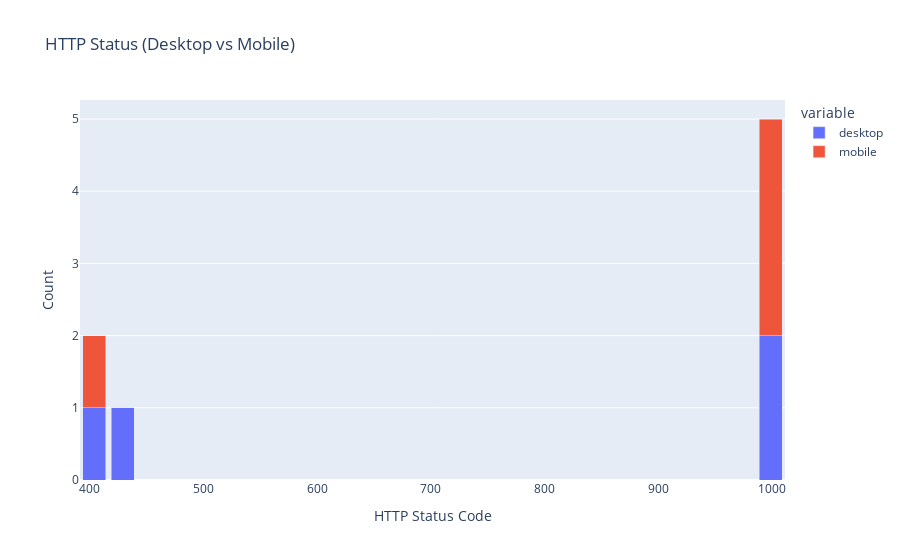

Source (notebook cell):
### Code cell
# Filter out success and redirection status codes
filtered_desktop_status = df_metrics[df_metrics['desktop_http_status'].apply(lambda x: x>=400)]['desktop_http_status']
filtered_mobile_status = df_metrics[df_metrics['mobile_http_status'].apply(lambda x: x>=400)]['mobile_http_status']

# Count the occurrences of each status code
desktop_status_counts = filtered_desktop_status.value_counts().reset_index()
mobile_status_counts = filtered_mobile_status.value_counts().reset_index()

# Merge both counts
merged_counts = pd.merge(desktop_status_counts, mobile_status_counts, how='outer', on='index').fillna(0)
merged_counts.columns = ['http_status', 'desktop', 'mobile']

# Add URL to the data frame
merged_counts['url'] = df_metrics['url']

# Create a stacked bar chart with hover data
fig2 = px.bar(merged_counts, x="http_status", y=["desktop", "mobile"], 
               title='HTTP Status (Desktop vs Mobile)', 
               labels={'http_status':'HTTP Status Code', 'value':'Count'}, 
               hover_data={'url':True},
               barmode='stack')

fig2.write_html("../../fam-report-site/public/Web-Analytics/http_status.html")
fig2.show()

### Figure 1 — Plotly figure (JSON) as saved in the notebook; plotly's stock layout.template omitted (floating-point values rounded to 4 significant figures)
{"data": [{"alignmentgroup": "True", "customdata": [["https://famapp.in/"], ["https://famcard.me/"], ["https://fampay.in/"]], "hovertemplate": "variable=desktop<br>HTTP Status Code=%{x}<br>Count=%{y}<br>url=%{customdata[0]}<extra></extra>", "legendgroup": "desktop", "marker": {"color": "#636efa", "pattern": {"shape": ""}}, "name": "desktop", "offsetgroup": "desktop", "orientation": "v", "showlegend": true, "textposition": "auto", "type": "bar", "x": [999, 404, 429], "xaxis": "x", "y": [2, 1, 1], "yaxis": "y"}, {"alignmentgroup": "True", "customdata": [["https://famapp.in/"], ["https://famcard.me/"], ["https://fampay.in/"]], "hovertemplate": "variable=mobile<br>HTTP Status Code=%{x}<br>Count=%{y}<br>url=%{customdata[0]}<extra></extra>", "legendgroup": "mobile", "marker": {"color": "#EF553B", "pattern": {"shape": ""}}, "name": "mobile", "offsetgroup": "mobile", "orientation": "v", "showlegend": true, "textposition": "auto", "type": "bar", "x": [999, 404, 429], "xaxis": "x", "y": [3, 1, 0], "yaxis": "y"}], "layout": {"barmode": "stack", "legend": {"title": {"text": "variable"}, "tracegroupgap": 0}, "title": {"text": "HTTP Status (Desktop vs Mobile)"}, "xaxis": {"anchor": "y", "domain": [0, 1], "title": {"text": "HTTP Status Code"}}, "yaxis": {"anchor": "x", "domain": [0, 1], "title": {"text": "Count"}}}}
